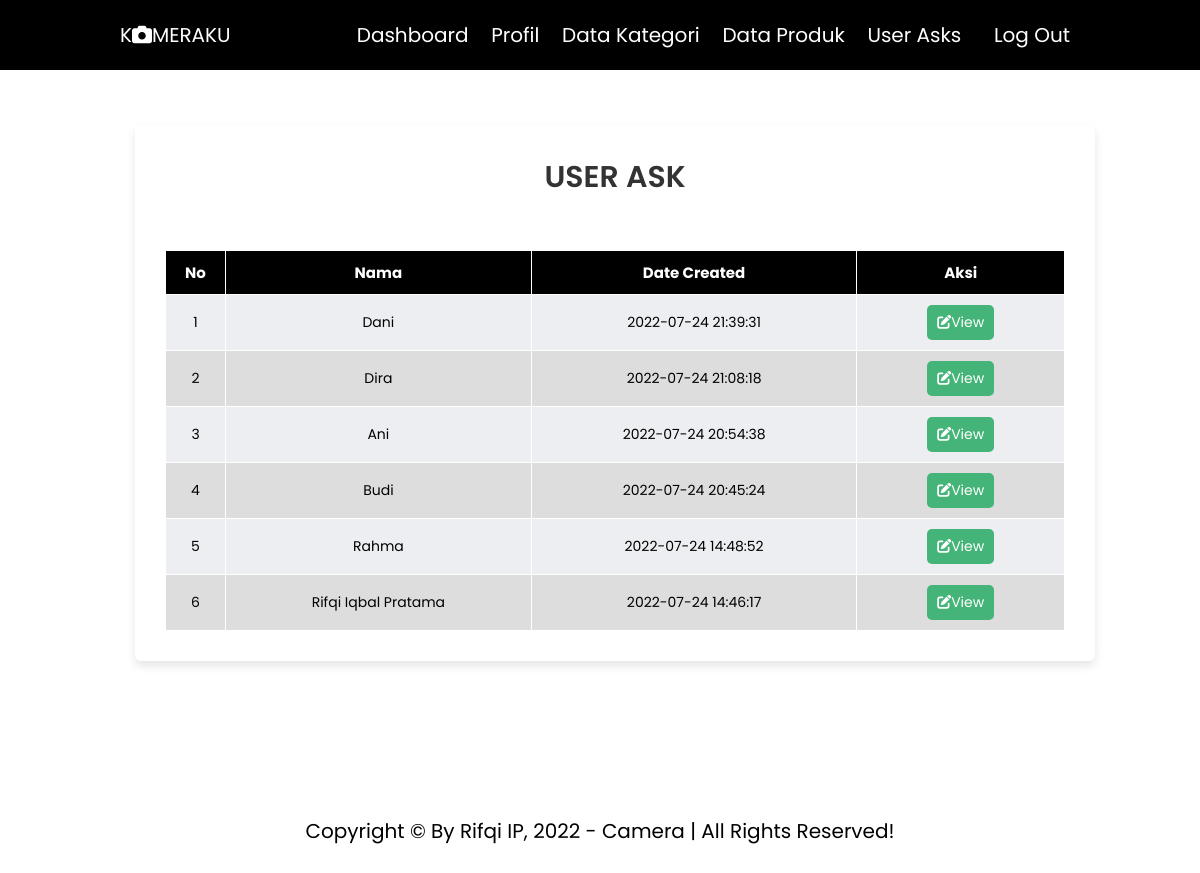
The page /project/userask.php (signed in) on the database its author committed.
### tables this page shows
CREATE TABLE `tb_user` (
  `user_id` int(11) NOT NULL,
  `user_name` varchar(50) NOT NULL,
  `user_email` varchar(50) NOT NULL,
  `user_telp` varchar(20) NOT NULL,
  `user_ask` text NOT NULL,
  `date_created` timestamp NOT NULL DEFAULT current_timestamp()
);

### project/userask.php (the view, shortened to what this page needs)
<?php
include 'db.php';
?>
<!DOCTYPE html>
<html lang="en">
<head>
    <link rel="stylesheet" href="css/style.css">
    <link rel="stylesheet" href="https://cdnjs.cloudflare.com/ajax/libs/font-awesome/6.1.1/css/all.min.css"/>
</head>
<body>
    <section class="header">
        <a href="dashboard.php" class="logo">K<i class="fa-solid fa-camera"></i>meraKu</a>
        <nav class="navbar">
            <a href="dashboard.php" >Dashboard</a>
            <a href="profil.php">Profil</a>
            <a href="data_kategori.php">Data Kategori</a>
            <a href="data_produk.php">Data Produk</a>
            <a href="userask.php">user asks</a>
            <a href="logout.php" class="login-btn">Log out</a>
        </nav>
    </section>
    <section>
        <div class="container-produk">
          <h1 class="heading-title">User ASK</h1>
          <div class="header_fixed">
            <table>
                <thead>
                    <tr>
                        <th width="60px">No</th>
                        <th>nama</th>
                        <th>Date Created</th>
                        <th>aksi</th>
                    </tr>
                </thead>
                <tbody>
                    <?php
                    $no = 1;
                    $user = mysqli_query($conn, "SELECT * FROM tb_user ORDER BY user_id DESC");
                    if (mysqli_num_rows($user) > 0){
                        while($row = mysqli_fetch_array($user)){
                            ?>
                            <tr>
                                <td><?php echo $no++; ?></td>
                                <td><?php echo $row['user_name'] ?></td>
                                <td><?php echo $row['date_created'] ?></td>
                                <td>
                                    <div class="view-btn">
                                        <a href="viewask.php?id=<?php echo $row['user_id'] ?>" class="btn-detail"><i class="fa-solid fa-pen-to-square"></i>View</a>
                                    </div>
                                </td>
                            </tr>
                        <?php  }}else{ ?>
                            <tr>
                                <td colspan="6">Tidak Ada Data</td>
                            </tr>
                        <?php } ?>
                    </tbody>
                </table>
            </div>
        </div>
    </section>
    <section class="footer">
      <div>
          <div class="credit">Copyright &copy by Rifqi IP, 2022 - Camera | all rights reserved! </div>
      </div>
  </section>
</body>
</html>

### project/css/style.css (style rules this page uses)
* { font-family: 'Poppins', sans-serif; margin:0; padding:0; box-sizing: border-box; outline: none; border:none; text-decoration: none; text-transform: capitalize; }
html { font-size: 62.5%; overflow: auto; }
section { padding: 5rem 10%; }
.header { position: sticky; top: 0; left: 0; right: 0; z-index: 1000; background-color: #000; display: flex; padding-top: 2rem; padding-bottom: 2rem; box-shadow: var(--box-shadow); align-items: center; justify-content: space-between; }
.header .logo { font-size: 2rem; color: #fff; text-transform: uppercase; }
.header .navbar a { font-size: 2rem; margin-left: 2rem; color: #fff; }
.header .navbar .login-btn { color: #fff; text-decoration: none; padding: .5rem 1rem; }
.heading-title { position: relative; font-size: 30px; font-weight: 600; color: #333; text-align: center; margin-bottom: 5rem; text-transform: uppercase; }
.container-kategori, .container-produk { position: relative; max-width: 100%; width: 100%; border-radius: 6px; padding: 30px; margin: 5px 15px; background-color: #fff; box-shadow: 0 5px 10px rgba(0,0,0,0.1); z-index: 1; }
table { border-collapse: collapse; width: 100%; }
.header_fixed { height: auto; overflow: auto; margin-top: 30px; overflow: auto; text-align: center; }
.header_fixed thead th { position: sticky; top: 0; background-color: #000; color: #fff; font-size: 15px; }
th,td { border: 1px solid #fff; padding: 10px 5px; font-size: 14px; }
tr:nth-child(even) { background-color: #ddd; }
tr:nth-child(odd) { background-color: #edeef1; }
td .view-btn { position: sticky; display: flex; justify-content: center; }
td a { margin-left: 1rem; margin-right: 1rem; }
td .btn-detail { border: 1px; padding: 7px 10px; border-radius: 5px; background-color: #44b478; text-decoration: none; color: #fff; }
.footer .credit { text-align: center; margin-top: 2.5rem; padding: 1rem; padding-top: 2.5rem; font-size: 2rem; color: var(--white); }

### rows shown on the page
tb_user: user_name "Dani", date_created "2022-07-24 21:39:31"
tb_user: user_name "Dira", date_created "2022-07-24 21:08:18"
tb_user: user_name "Ani", date_created "2022-07-24 20:54:38"
tb_user: user_name "Budi", date_created "2022-07-24 20:45:24"
tb_user: user_name "Rahma", date_created "2022-07-24 14:48:52"
tb_user: user_name "Rifqi Iqbal Pratama", date_created "2022-07-24 14:46:17"
